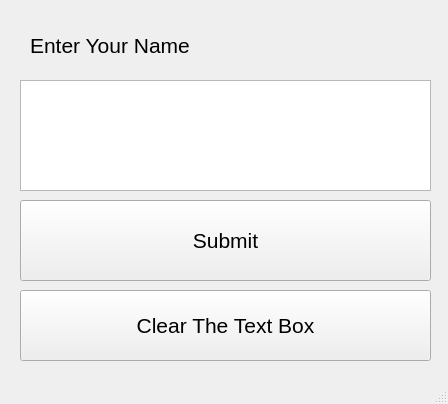
<?xml version="1.0" encoding="UTF-8"?>
<ui version="4.0">
 <class>MainWindow</class>
 <widget class="QMainWindow" name="MainWindow">
  <property name="geometry">
   <rect>
    <x>0</x>
    <y>0</y>
    <width>448</width>
    <height>404</height>
   </rect>
  </property>
  <property name="windowTitle">
   <string>MainWindow</string>
  </property>
  <widget class="QWidget" name="centralwidget">
   <widget class="QPushButton" name="pushButton">
    <property name="geometry">
     <rect>
      <x>20</x>
      <y>200</y>
      <width>411</width>
      <height>81</height>
     </rect>
    </property>
    <property name="font">
     <font>
      <pointsize>16</pointsize>
     </font>
    </property>
    <property name="text">
     <string>Submit</string>
    </property>
   </widget>
   <widget class="QTextEdit" name="textEdit">
    <property name="geometry">
     <rect>
      <x>20</x>
      <y>80</y>
      <width>411</width>
      <height>111</height>
     </rect>
    </property>
   </widget>
   <widget class="QLabel" name="label">
    <property name="geometry">
     <rect>
      <x>30</x>
      <y>30</y>
      <width>391</width>
      <height>31</height>
     </rect>
    </property>
    <property name="font">
     <font>
      <pointsize>16</pointsize>
     </font>
    </property>
    <property name="text">
     <string>Enter Your Name</string>
    </property>
   </widget>
   <widget class="QPushButton" name="pushButton_2">
    <property name="geometry">
     <rect>
      <x>20</x>
      <y>290</y>
      <width>411</width>
      <height>71</height>
     </rect>
    </property>
    <property name="font">
     <font>
      <pointsize>16</pointsize>
     </font>
    </property>
    <property name="text">
     <string>Clear The Text Box</string>
    </property>
   </widget>
  </widget>
  <widget class="QMenuBar" name="menubar">
   <property name="geometry">
    <rect>
     <x>0</x>
     <y>0</y>
     <width>448</width>
     <height>21</height>
    </rect>
   </property>
  </widget>
  <widget class="QStatusBar" name="statusbar"/>
 </widget>
 <resources/>
 <connections/>
</ui>
